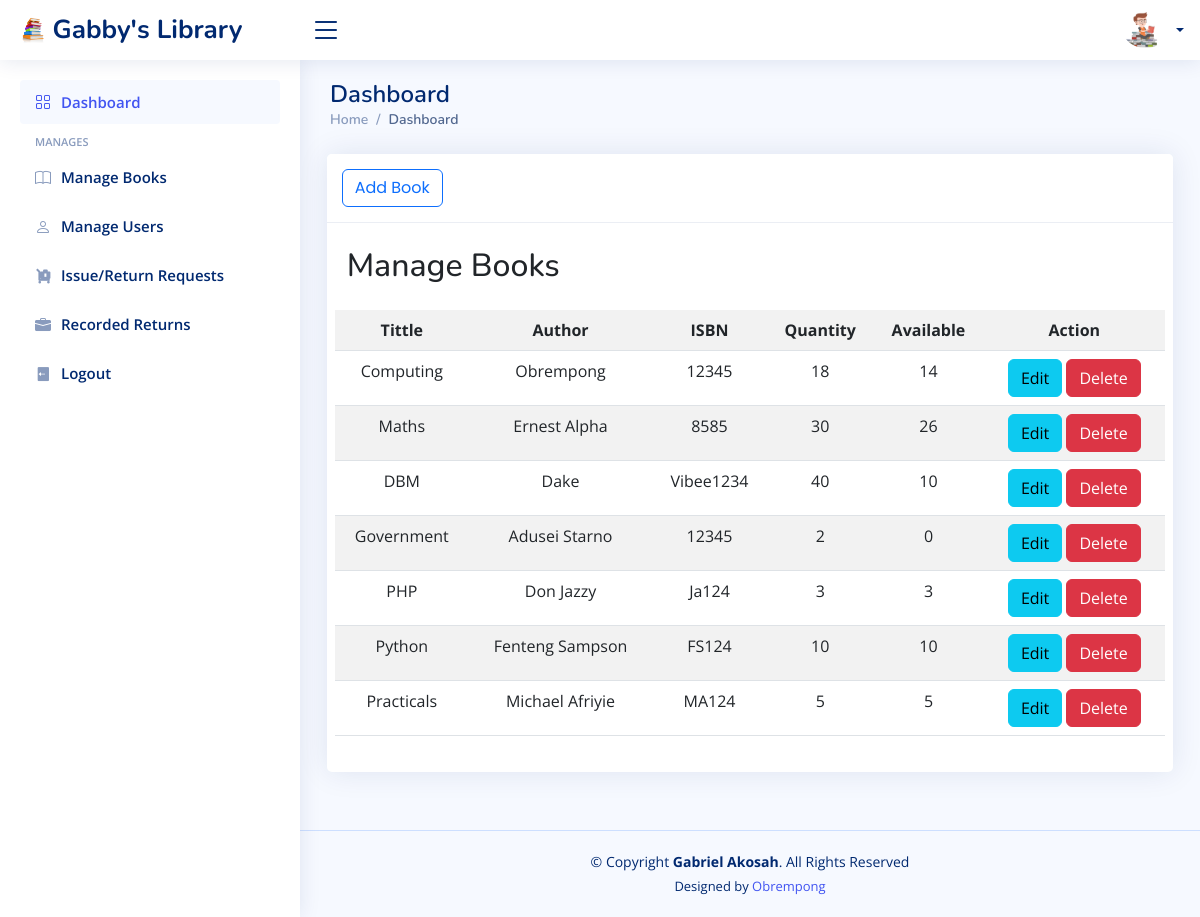
Screenshot of /admin/index.php?page=books with the database file from the repository.
### tables this page shows
CREATE TABLE `books` (
  `book_id` int(11) NOT NULL,
  `title` varchar(255) NOT NULL,
  `author` varchar(255) NOT NULL,
  `isbn` varchar(20) NOT NULL,
  `year` year(4) NOT NULL,
  `quantity` int(11) DEFAULT 0,
  `available` bigint(250) NOT NULL
);

### admin/manage_books.php (the view, shortened to what this page needs)
<div class="container-fluid" style="padding: 1%;">
	<div class="col-lg-12">
		<div class="card">
			<div class="card-header">
				<large class="card-title">
					<button class="btn btn-outline-primary shadow-none me-lg-2 me-3" data-bs-toggle="modal" data-bs-target="#registerModal"><i class="fa fa-plus"></i> Add Book</button>
				</large>
			</div>
			<div class="card-body">
            <div>&nbsp;</div>
            <div class="row ">
				<table class="table table-bordered table-striped" id="loan-list">
<?php
echo "<h2>Manage Books</h2>";
$sql = "SELECT * FROM books";
$result = $conn->query($sql);
if ($result->num_rows > 0) {
    echo "<table class='table table-hover table-striped' id='loan-list'>";
    echo "<tr><th class='text-center'>Tittle</th><th class='text-center'>Author</th><th class='text-center'>ISBN</th><th class='text-center'>Quantity</th><th class='text-center'>Available</th><th class='text-center'>Action</th></tr>";
    while($row = $result->fetch_assoc()) {
        echo "<tr><td class='text-center'>" . $row["title"]. "</td><td class='text-center'>" . $row["author"]. "</td><td class='text-center'>" . $row["isbn"]. "</td><td class='text-center'>" . $row["quantity"]. "</td><td class='text-center'>" . $row["available"]. "</td>";
         echo "<td class='text-center'>
         <form action='?page=edit' method='POST' class='d-inline'>
         <button type='submit' name='edit' value='".$row["book_id"]."' class=' btn btn btn-info'  data-toggle='tooltip' data-original-title='Edit' onclick='return confirmEdit(" . $row["book_id"] . ")'> Edit </button>
        </form>
         <form action='' method='POST' class='d-inline'>
         <button type='submit' name='delete' value='".$row["book_id"]."' class=' btn btn btn-danger'  data-toggle='tooltip' data-original-title='Delete' onclick='return confirmDelete(" . $row["book_id"] . ")'> Delete </button>
        </form>
         </td>";
         echo"</tr>";
    }
    echo "</table>";
} else {
    echo "0 results";
}
?>

### admin/topbar.php (shortened to what this page needs)
<!DOCTYPE html>
<html lang="en">
<head>
  <link href="assets/vendor/bootstrap/css/bootstrap.min.css" rel="stylesheet">
  <link href="assets/vendor/bootstrap-icons/bootstrap-icons.css" rel="stylesheet">
  <link href="assets/vendor/boxicons/css/boxicons.min.css" rel="stylesheet">
  <link href="assets/vendor/quill/quill.snow.css" rel="stylesheet">
  <link href="assets/vendor/quill/quill.bubble.css" rel="stylesheet">
  <link href="assets/vendor/remixicon/remixicon.css" rel="stylesheet">
  <link href="assets/vendor/simple-datatables/style.css" rel="stylesheet">
  <link href="assets/css/style.css" rel="stylesheet">
</head>
<body>
  <header id="header" class="header fixed-top d-flex align-items-center">
    <div class="d-flex align-items-center justify-content-between">
      <a href="index.html" class="logo d-flex align-items-center">
        <img src="images/bookpack.png" alt="">
        <span class="d-none d-lg-block">Gabby's Library</span>
      </a>
      <i class="bi bi-list toggle-sidebar-btn"></i>
    </div>
    <nav class="header-nav ms-auto">
      <ul class="d-flex align-items-center">
        <li class="nav-item dropdown pe-3">
          <a class="nav-link nav-profile d-flex align-items-center pe-0" href="#" data-bs-toggle="dropdown">
            <img src="images/bookread.png" alt="Profile" class="rounded-circle">
            <span class="d-none d-md-block dropdown-toggle ps-2"><?php echo $_SESSION["username"];?></span>
          </a>
            </li>
          </ul>
    </nav>
  </header>

### admin/sidebar.php
<aside id="sidebar" class="sidebar">
  <ul class="sidebar-nav" id="sidebar-nav">
    <li class="nav-item">
      <a class="nav-link " href="?page=inde">
        <i class="bi bi-grid"></i>
        <span>Dashboard</span>
      </a>
    </li>
    <li class="nav-heading">Manages</li>
    <li class="nav-item">
      <a class="nav-link collapsed" href="?page=books">
        <i class="bi bi-book"></i>
        <span>Manage Books</span>
      </a>
    </li>
    <li class="nav-item">
      <a class="nav-link collapsed" href="?page=users">
        <i class="bi bi-person"></i>
        <span>Manage Users</span>
      </a>
    </li>
    <li class="nav-item"><a class="nav-link collapsed" href="?page=requests"><i class="ri-luggage-cart-line"></i><span>Issue/Return Requests</span>
  </a></li>
  <li class="nav-item"><a class="nav-link collapsed" href="?page=current"><i class="bi bi-briefcase-fill"></i><span>Recorded Returns</span>
  </a></li>
  <li class="nav-item"><a class="nav-link collapsed" href="logout.php"><i class="ri-logout-box-fill"></i><span>Logout</span> </a></li>
  </ul>
</aside>
<main id="main" class="main">

### admin/index.php (shortened to what this page needs)
<?php require "topbar.php";?>
<?php require "sidebar.php";?>
    <div class="pagetitle">
      <h1>Dashboard</h1>
      <nav>
        <ol class="breadcrumb">
          <li class="breadcrumb-item"><a href="">Home</a></li>
          <li class="breadcrumb-item active">Dashboard</li>
        </ol>
      </nav>
    </div>
    <section class="section dashboard">
      <div class="row">
      <?php
        if (isset($_GET['page'])) {
            $page = $_GET['page'];
            if ($page == "books") {
                include "manage_books.php";
            } elseif ($page == "users") {
                include "manage_users.php";
            }
            elseif ($page == "index") {
              include "index.php";
          }
          elseif ($page == "requests") {
            include "requests.php";
        }
          elseif ($page == "issue_requests") {
            include "issue_requests.php";
        }
        elseif ($page == "renew_requests") {
          include "renew_requests.php";
      }
      elseif ($page == "return_requests") {
        include "return_requests.php";
    }
    elseif ($page == "current") {
      include "current.php";
  }
  elseif ($page == "edit") {
    include "edit_book_details.php";
}
elseif ($page == "edit_user") {
  include "edit_user_details.php";
}
          elseif ($page == "delete_user") {
            include "delete_user.php";
            }
        }
        ?>
    </section>
<?php require "footer.php";?>

### admin/footer.php (shortened to what this page needs)
</main>
  <footer id="footer" class="footer">
    <div class="copyright">
      &copy; Copyright <strong><span>Gabriel Akosah</span></strong>. All Rights Reserved
    </div>
    <div class="credits">
      Designed by <a href="https://bootstrapmade.com/">Obrempong</a>
    </div>
  </footer>
</body>
</html>

### admin/assets/css/style.css (style rules this page uses)
:root { scroll-behavior: smooth; }
body { font-family: "Open Sans", sans-serif; background: #f6f9ff; color: #444444; }
a { color: #4154f1; text-decoration: none; }
h1, h2, h3, h4, h5, h6 { font-family: "Nunito", sans-serif; }
#main { margin-top: 60px; padding: 20px 30px; transition: all 0.3s; }
.pagetitle { margin-bottom: 10px; }
.pagetitle h1 { font-size: 24px; margin-bottom: 0; font-weight: 600; color: #012970; }
.card { margin-bottom: 30px; border: none; border-radius: 5px; box-shadow: 0px 0 30px rgba(1, 41, 112, 0.1); }
.card-header, .card-footer { border-color: #ebeef4; background-color: #fff; color: #798eb3; padding: 15px; }
.card-title { padding: 20px 0 15px 0; font-size: 18px; font-weight: 500; color: #012970; font-family: "Poppins", sans-serif; }
.card-body { padding: 0 20px 20px 20px; }
.breadcrumb { font-size: 14px; font-family: "Nunito", sans-serif; color: #899bbd; font-weight: 600; }
.breadcrumb a { color: #899bbd; transition: 0.3s; }
.breadcrumb .breadcrumb-item::before { color: #899bbd; }
.breadcrumb .active { color: #51678f; font-weight: 600; }
.logo { line-height: 1; }
@media (min-width: 1200px) { .logo { width: 280px; } }
.logo img { max-height: 26px; margin-right: 6px; }
.logo span { font-size: 26px; font-weight: 700; color: #012970; font-family: "Nunito", sans-serif; }
.header { transition: all 0.5s; z-index: 997; height: 60px; box-shadow: 0px 2px 20px rgba(1, 41, 112, 0.1); background-color: #fff; padding-left: 20px; }
.header .toggle-sidebar-btn { font-size: 32px; padding-left: 10px; cursor: pointer; color: #012970; }
.header-nav ul { list-style: none; }
.header-nav>ul { margin: 0; padding: 0; }
.header-nav .nav-profile { color: #012970; }
.header-nav .nav-profile img { max-height: 36px; }
.header-nav .nav-profile span { font-size: 14px; font-weight: 600; }
.sidebar { position: fixed; top: 60px; left: 0; bottom: 0; width: 300px; z-index: 996; transition: all 0.3s; padding: 20px; overflow-y: auto; scrollbar-width: thin; scrollbar-color: #aab7cf transparent; box-shadow: 0px 0px 20px rgba(1, 41, 112, 0.1); background-color: #fff; }
@media (min-width: 1200px) { #main, #footer { margin-left: 300px; } }
.sidebar-nav { padding: 0; margin: 0; list-style: none; }
.sidebar-nav li { padding: 0; margin: 0; list-style: none; }
.sidebar-nav .nav-item { margin-bottom: 5px; }
.sidebar-nav .nav-heading { font-size: 11px; text-transform: uppercase; color: #899bbd; font-weight: 600; margin: 10px 0 5px 15px; }
.sidebar-nav .nav-link { display: flex; align-items: center; font-size: 15px; font-weight: 600; color: #4154f1; transition: 0.3; background: #f6f9ff; padding: 10px 15px; border-radius: 4px; }
.sidebar-nav .nav-link i { font-size: 16px; margin-right: 10px; color: #4154f1; }
.sidebar-nav .nav-link.collapsed { color: #012970; background: #fff; }
.sidebar-nav .nav-link.collapsed i { color: #899bbd; }
.footer { padding: 20px 0; font-size: 14px; transition: all 0.3s; border-top: 1px solid #cddfff; }
.footer .copyright { text-align: center; color: #012970; }
.footer .credits { padding-top: 5px; text-align: center; font-size: 13px; color: #012970; }

### rows the page displays
books: title "Computing", author "Obrempong", isbn "12345", quantity "18", available "14", $row["book_id"] 4 (drawn)
books: title "Maths", author "Ernest Alpha", isbn "8585", quantity "30", available "26", $row["book_id"] 5 (drawn)
books: title "DBM", author "Dake", isbn "Vibee1234", quantity "40", available "10", $row["book_id"] 6 (drawn)
books: title "Government", author "Adusei Starno", isbn "12345", quantity "2", available "0", $row["book_id"] 7 (drawn)
books: title "PHP", author "Don Jazzy", isbn "Ja124", quantity "3", available "3", $row["book_id"] 8 (drawn)
books: title "Python", author "Fenteng Sampson", isbn "FS124", quantity "10", available "10", $row["book_id"] 9 (drawn)
books: title "Practicals", author "Michael Afriyie", isbn "MA124", quantity "5", available "5", $row["book_id"] 10 (drawn)
